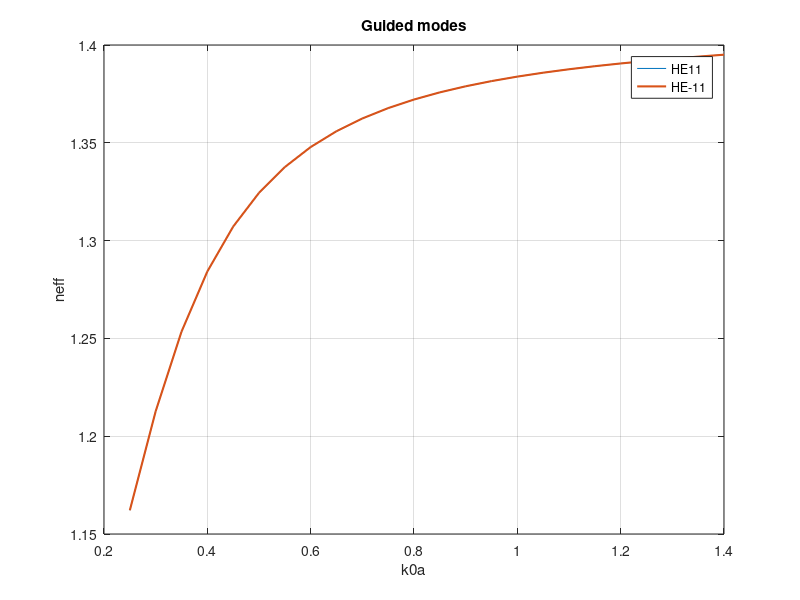

MATLAB code to generate this figure:
clc, close all, clear all


% Plot
x=linspace(0.25,1.4,24);
y1=[1.1621264112771685 1.2127439270702591 1.2534355708765392 1.284212281590459 1.3071649934951726 ... 
    1.3244183401266998 1.3375932313128533 1.3478325179385868 1.3559284594054222 1.362433238041437 ...
1.367737017371117 1.3721200610699893 1.3757871308930476 1.3788903114021598 1.38154434303737 ...
1.3838370784388538 1.385836726758082 1.3875969520958764 1.3891605166328782 1.3905619218694452...
1.3918293502642074 1.3929861093227667 1.3940517221805035 1.395042755166106];
y2=[1.1621264112931426 1.21274392709108 1.2534355709026999 1.284212281622229 1.3071649935329228 ...
1.324418340170926 1.337593231364173 1.3478325179977662 1.3559284594733634 1.362433238119182 ...
1.367737017459864 1.3721200611711106 1.375787131008108 1.378890311532942 1.381544343185922 ...
1.3838370786075118 1.3858367269495293 1.3875969523132037 1.3891605168796417 1.3905619221497467...
1.3918293499456238 1.3929861089604174 1.3940517217680437 1.3950427546961996];
figure('Name','Guided modes'), plot(x,y1,x,y2,'LineWidth',1.5), grid on
legend('HE11','HE-11','Location','best')
title('Guided modes')
xlabel('k0a') 
ylabel('neff')

